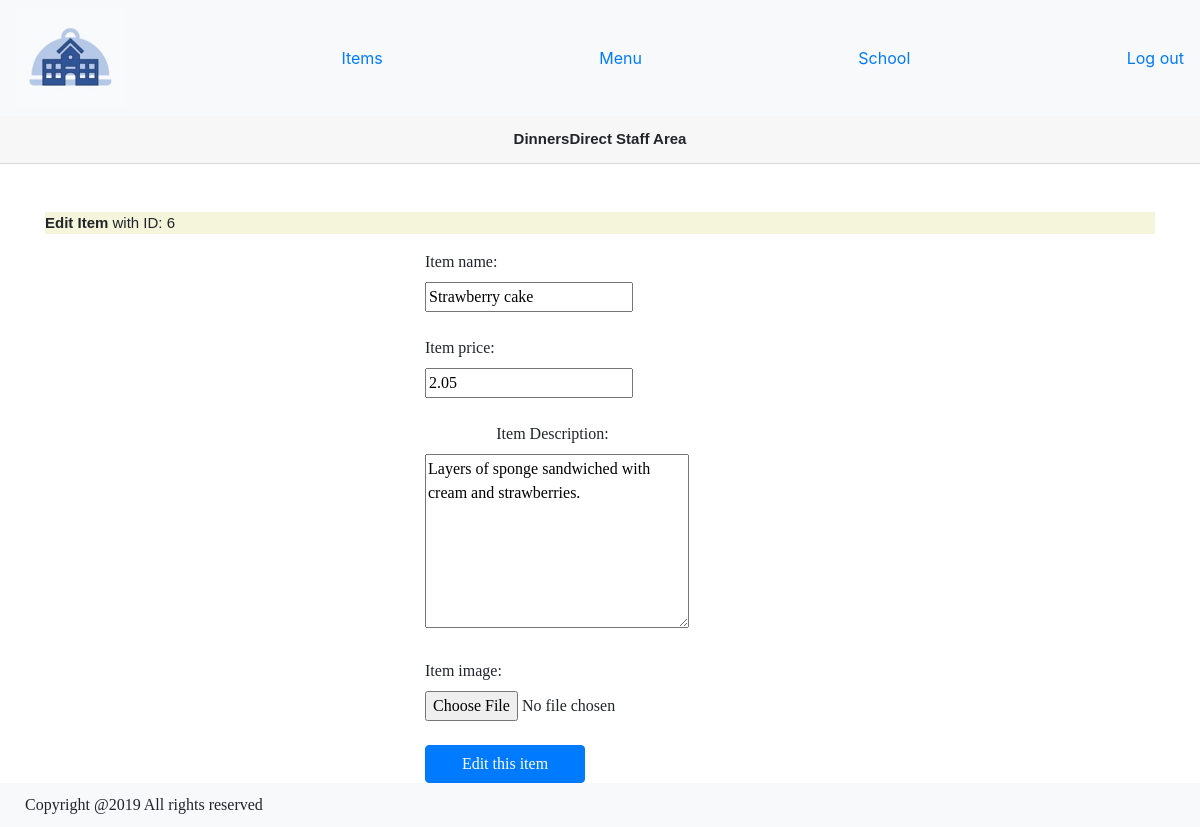
The app's page /public/staff/items_edit.php?id=6 with its own data.
### tables this page shows
CREATE TABLE item (
  item_id int(10) UNSIGNED NOT NULL AUTO_INCREMENT,
  item_image text NOT NULL,
  item_name text NOT NULL,
  item_price double(10,2) UNSIGNED NOT NULL,
  item_description text NOT NULL,
  last_update TIMESTAMP NOT NULL DEFAULT CURRENT_TIMESTAMP  ON UPDATE CURRENT_TIMESTAMP,
  PRIMARY KEY(item_id)
);

### private/functions.php (called while the page is built, shortened)
<?php
function test_input($user_input) {
    $user_input = trim($user_input);
    $user_input = stripslashes($user_input);
    $user_input = htmlspecialchars($user_input);
    return $user_input;
};
function get_specific_data ($db, $specific_field, $user_input, $table_name, $field_name) {
    $user_input = test_input($user_input);
    $query = "SELECT $specific_field FROM $table_name WHERE $field_name = '$user_input'";
    $result = mysqli_query($db, $query);
    if (mysqli_num_rows($result) == 1) {
        $data = mysqli_fetch_assoc($result);
    }
    elseif (mysqli_num_rows($result) > 1){
        $data = convert_sql_result_to_array($result);
    } else {
        $data = false;
    }
    return $data;
}
function get_data($db, $user_input, $table_name, $field_name) {
    $data = get_specific_data($db, '*', $user_input, $table_name, $field_name);
    return $data;
}
?>

### public/staff/items_edit.php (the view, shortened to what this page needs)
<?php require_once($_SERVER['DOCUMENT_ROOT'] . "/COMP0034_GroupK/private/initialize.php"); ?>
<?php require_once('staff_header.php');
$item_id = $_GET['id'] ?? '1';
$item_data = get_data($db, $item_id, 'item', 'item_id');
?>
<div class="container">
    <header><strong>Edit Item</strong> with ID: <?php echo $item_id;?></header>
    <form id="edit_item_form" method="post" action="" enctype="multipart/form-data">
        <div class="row">
            <div class="col-md-4"></div>
            <div class="col-md-2">
            <label>Item name: </label>
            <input name="item_name" type="text" class="form" value="<?php echo $item_data['item_name'];?>">
        </div>
        <div class="col-md-6"></div>
        </div>
        <br>
        <div class="row">
            <div class="col-md-4"></div>
            <div class="col-md-2">
            <label>Item price: </label>
            <input name="item_price" type="number" step="0.01" class="form" value="<?php echo $item_data['item_price'];?>">
            </div>
            <div class="col-md-6"></div>
        </div>
        <br>
        <div class="row">
            <div class="col-md-4"></div>
            <div class="col-md-3">
            <label>Item Description: </label>
            <textarea rows="7" cols="27" name="item_description" form="edit_item_form"><?php echo $item_data['item_description'];?></textarea>
            </div>
            <div class="col-md-5"></div>
        </div>
        <br>
        <div class="row">
            <div class="col-md-4"></div>
            <div class="col-md-2">
                <label>Item image: </label>
                <input name="item_image" type="file">
            </div>
            <div class="col-md-6"></div>
        </div>
        <br>
        <div class="row">
            <div class="col-md-4"></div>
            <div class="col-md-2">
        <button class="btn btn-primary btn-block" name="submit" type="submit">Edit this item</button>
            </div>
            <div class="col-md-6"></div>
        </div>
    </form>
</div>
<?php require_once('staff_footer.php');?>

### public/stylesheets/dinnersDirect.css (style rules this page uses)
header { background-color: beige; font-size: 15px; font-family: helvetica; }
#step1, #step2, #step3, .col-md-3 { text-align: center; }
body { min-height: 100%; }
h1, .container, .container-fluid, label { font-family: Palatino !important; }

### records on screen
item: item_name "Strawberry cake", item_price "2.05", item_description "Layers of sponge sandwiched with cream and strawberries."

### other values on screen
$item_id "6"
